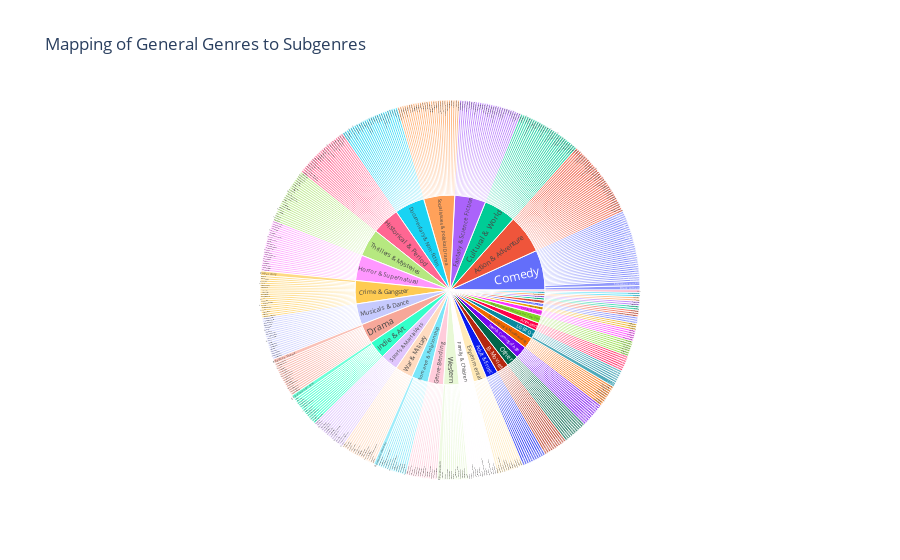

The code cell stored with this chart in its notebook:
### Code cell
# Example mapping dictionary from general genres to subgenres
with open('../data/genre_categories.json') as f:
    genre_mapping = json.load(f)


data = []
for genre, subgenres in genre_mapping.items():
    for subgenre in subgenres:
        data.append({"Genre": genre, "Subgenre": subgenre})

df = pd.DataFrame(data)

fig = px.sunburst(
    df,
    path=["Genre", "Subgenre"],
    title="Mapping of General Genres to Subgenres",
    template="plotly"
)

fig.write_html('../data/genre_sunburst.html')

fig.show()

### Figure 1 — Plotly figure (JSON) as saved in the notebook; plotly's stock layout.template omitted (floating-point values rounded to 4 significant figures; data arrays with more than 128 entries replaced by an {"elided": "..."} marker saying what was removed)
{"data": [{"branchvalues": "total", "domain": {"x": [0, 1], "y": [0, 1]}, "hovertemplate": "labels=%{label}<br>count=%{value}<br>parent=%{parent}<br>id=%{id}<extra></extra>", "ids": {"elided": "558 str values"}, "labels": {"elided": "558 str values"}, "name": "", "parents": {"elided": "558 str values"}, "type": "sunburst", "values": {"elided": "558 int values"}}], "layout": {"legend": {"tracegroupgap": 0}, "title": {"text": "Mapping of General Genres to Subgenres"}}}
